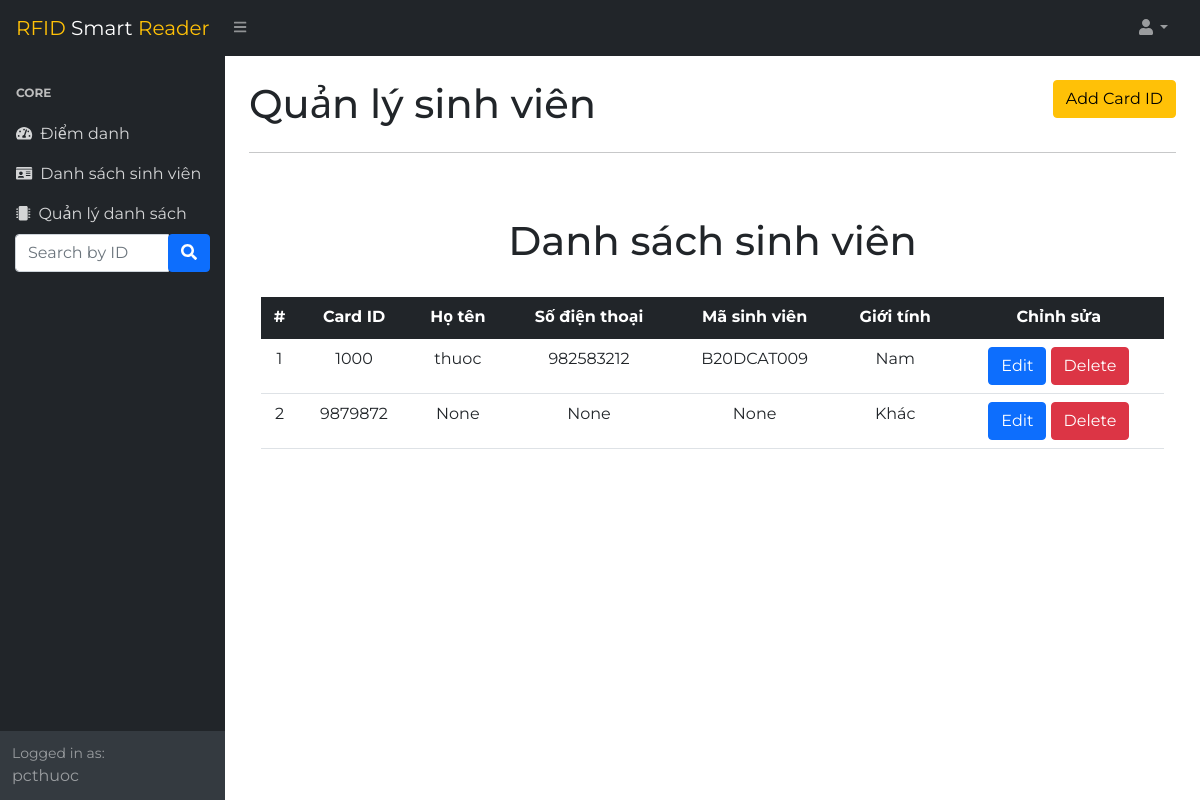
/manage/ (signed in), run on an earlier commit of the app's database.
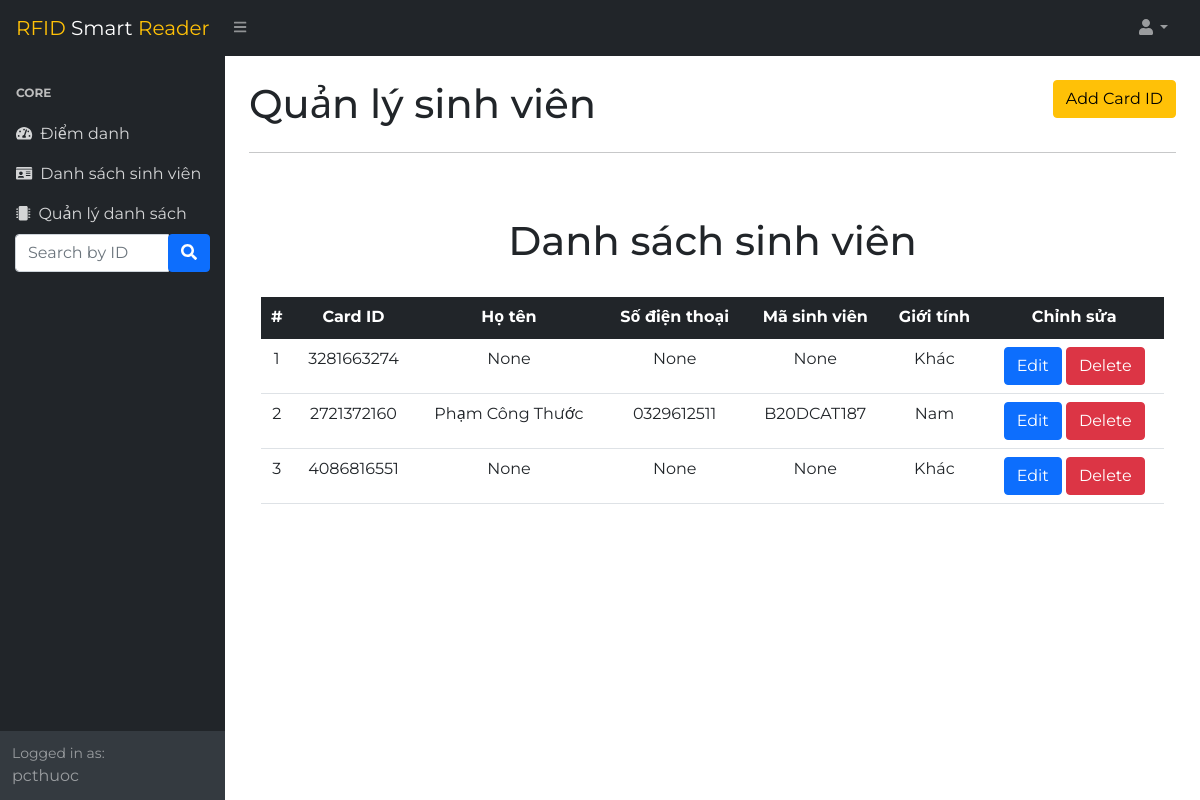
And on a later commit of the database.
### attendance/models.py (models this page shows, shortened)
class Student(models.Model):
    card_id = models.IntegerField(unique=True)
    name = models.CharField(max_length=50, blank=True, null=True)
    masv = models.CharField(max_length=50, blank=True, null=True)
    phone = models.CharField(max_length=50, blank=True, null=True)
    sex = models.CharField(max_length=7, blank=True, null=True)
    email = models.EmailField(blank=True, null=True)
    birth_date = models.DateField(blank=True, null=True)

### attendance/views.py (the view)
# urls.py: path('manage/', views.manage , name = 'manage'),
def manage(request):
    users = Student.objects.all().order_by('id')
    context = {'users': users}
    return render(request, 'attendance/manage.html', context)

### rfid_project/Middleware.py (called while the page is built)
    def __call__(self, request):
        response = self.get_response(request)
        if not request.user.is_authenticated and request.path != '/login/' and request.path != '/process/':
            return redirect('login')
        return response

### attendance/templates/attendance/manage.html (shortened to what this page needs)
{% extends 'attendance/basic.html' %}
{% block body %}
<div class="d-flex">
    <div>
        <h1 class="mt-4">Quản lý sinh viên</h1>
    </div>
    <div class="ms-auto mt-4">
        <button type="button " class="btn btn-warning" data-bs-toggle="modal" data-bs-target="#CreateFormModal"
            id="CreateDevice">
            Add Card ID
        </button>
    </div>
</div>
<hr>
<div class="container-fluid text-center">
    <br>
    <h1 class="mt-4">Danh sách sinh viên</h1>
    <br>
    <div class="table-responsive" style="height: 100%;">
        <table class="table">
            <thead class="table-dark">
                <TR>
                    <th scope="col">#</th>
                    <th scope="col">Card ID</TH>
                    <th scope="col">Họ tên</TH>
                    <th scope="col">Số điện thoại</TH>
                    <th scope="col">Mã sinh viên</TH>
                    <th scope="col">Giới tính</TH>
                    <th scope="col">Chỉnh sửa </TH>
                </TR>
            </thead>
            <tbody id="manage" class="manage">
                {% for user in users %}
                <tr>
                    <td>{{ forloop.counter }}</td>
                    <td>{{ user.card_id }}</td>
                    <td>{{ user.name|default:"None" }}</td>
                    <td>{{ user.phone|default:"None" }}</td>
                    <td>{{ user.masv|default:"None" }}</td>
                    <td>
                        {% if user.sex == "male" %}
                        Nam
                        {% elif user.sex == "female" %}
                        Nữ
                        {% else %}
                        Khác
                        {% endif %}
                    </td>
                    <td>
                        <button class="edit-btn btn btn-primary btn-xs" type="button"
                            data-user-card-id="{{ user.card_id }}" data-user-name="{{ user.name }}"
                            data-user-masv="{{ user.masv }}" data-user-phone="{{ user.phone }}"
                            data-user-sex="{{ user.sex }}" data-user-email="{{ user.email }}"
                            data-user-birth_date="{{ user.birth_date }}">Edit</button>
                        <button class="btn btn-danger btn-xs" type="button"
                            onclick="removeItem('{{ user.card_id }}')">Delete</button>
                    </td>
                </tr>
                {% endfor %}
            </tbody>
        </table>
    </div>
</div>
{% endblock %}

### attendance/templates/attendance/basic.html (shortened to what this page needs)
{% load static %}
<!DOCTYPE html>
<html lang="en">
<head>
    <link href="https://cdn.jsdelivr.net/npm/bootstrap@5.1.1/dist/css/bootstrap.min.css" rel="stylesheet"
>
    <link href="{% static 'dashboard.css' %}" rel="stylesheet" />
</head>
<body class="sb-nav-fixed">
    <nav class="sb-topnav navbar navbar-expand navbar-dark bg-dark">
        <a class="navbar-brand ps-3" href="{% url 'index' %}">RFID <span class="text-white">Smart</span> Reader </a>
        <button class="btn btn-link btn-sm order-1 order-lg-0 me-4 me-lg-0" id="sidebarToggle" href="#!"><i
                class="fas fa-bars"></i></button>
        <ul class="navbar-nav ms-auto ms-md-0 me-3 me-lg-4">
            <li class="nav-item dropdown">
                <a class="nav-link dropdown-toggle" id="navbarDropdown" href="#" role="button" data-bs-toggle="dropdown"
                    aria-expanded="false"><i class="fas fa-user fa-fw"></i></a>
            </li>
        </ul>
    </nav>
    <div id="layoutSidenav">
        <div id="layoutSidenav_nav">
            <nav class="sb-sidenav accordion sb-sidenav-dark" id="sidenavAccordion">
                <div class="sb-sidenav-menu">
                    <div class="nav">
                        <div class="sb-sidenav-menu-heading">Core</div>
                        <a class="nav-link" href="/home">
                            <div class="sb-nav-link-icon"><i class="fas fa-tachometer-alt"></i></div>
                            Điểm danh
                        </a>
                        <a class="nav-link" href="/users">
                            <div class="sb-nav-link-icon"><i class="fa fa-id-card" aria-hidden="true"></i></div>
                            Danh sách sinh viên
                        </a>
                        <a class="nav-link" href="/manage">
                            <div class="sb-nav-link-icon"><i class="fa fa-microchip" aria-hidden="true"></i></div>
                            Quản lý danh sách
                        </a>
                        <form action="/searchuser/" method="POST" class="sb-sidenav-menu"
                            style="margin-right: 15px; margin-left: 15px;">{% csrf_token %}
                            <div class="input-group justify-content-between">
                                <input class="form-control mr-sm-2" name="search" type="search"
                                placeholder="Search by ID" aria-label="Search">
                                <div class="input-group-append">
                                    <button class="btn btn-primary" type="submit"><i class="fas fa-search"></i></button>
                                </div>
                            </div>
                        </form>
                    </div>
                </div>
                <div class="sb-sidenav-footer">
                    <div class="small">Logged in as:</div>
                    {{request.user}}
                </div>
            </nav>
        </div>
        <div id="layoutSidenav_content">
            <main>
                <div class="container-fluid px-4 pb-5">
                    {% block body %}{% endblock %}
                </div>
            </main>
        </div>
    </div>
</body>
</html>

What changed in the data, as far as the page shows it:
removed Student: card_id "1000", name "thuoc", phone "982583212", masv "B20DCAT009", sex "Nam"
removed Student: card_id "9879872", name "None", phone "None", masv "None", shows "Khác"
added Student: card_id "3281663274", name "None", phone "None", masv "None", shows "Khác"
added Student: card_id "2721372160", name "Phạm Công Thước", phone "0329612511", masv "B20DCAT187", sex "Nam"
added Student: card_id "4086816551", name "None", phone "None", masv "None", shows "Khác"
